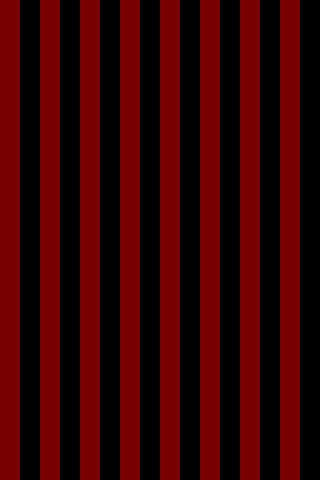

A level layout from a 2D game, rendered from its tile map. Below: a short description, then the map file with tile-grid data replaced by summaries:
An orthogonal 32x48 tile map with 10x10 px tiles, 1 tile layer (Tile Layer 1) and 75 objects.

<map version="1.0" orientation="orthogonal" renderorder="right-down" width="32" height="48" tilewidth="10" tileheight="10" nextobjectid="81">
 <properties>
  <property name="hazard_type" value="bunker" />
  <property name="par" value="3" />
  <property name="target_x" value="15" />
  <property name="target_y" value="8" />
  <property name="tee_x" value="15" />
  <property name="tee_y" value="46" />
  <property name="yards" value="196" />
 </properties>
 <tileset firstgid="1" name="tiles" tilewidth="10" tileheight="10" tilecount="1">
  <image source="tiles.png" width="10" height="10" />
 </tileset>
 <layer name="Tile Layer 1" width="32" height="48" opacity="0.53">
  <data>[1536 cells, 768 non-empty, 1 distinct tile ids]</data>
 </layer>
 <objectgroup name="quads">
  <object id="1" x="100" y="436" width="118" height="58">
   <properties>
    <property name="type" value="fairway" />
   </properties>
  </object>
  <object id="2" x="120.5" y="360.5" width="59.5" height="80">
   <properties>
    <property name="type" value="fairway" />
   </properties>
  </object>
  <object id="3" x="140" y="291.5" width="60.5" height="72">
   <properties>
    <property name="type" value="fairway" />
   </properties>
  </object>
  <object id="4" x="121.5" y="221.5" width="58.5" height="73">
   <properties>
    <property name="type" value="fairway" />
   </properties>
  </object>
  <object id="5" x="100" y="51.5" width="120" height="68.5">
   <properties>
    <property name="type" value="fairway" />
   </properties>
  </object>
  <object id="7" x="121" y="40" width="79.5" height="16">
   <properties>
    <property name="type" value="fairway" />
   </properties>
  </object>
  <object id="8" x="119.5" y="117" width="80.5" height="14">
   <properties>
    <property name="type" value="fairway" />
   </properties>
  </object>
  <object id="13" x="81.3333" y="141.333" width="58.6667" height="40">
   <properties>
    <property name="type" value="bunker" />
   </properties>
  </object>
  <object id="18" x="138" y="132.333" width="62.3333" height="37.3333">
   <properties>
    <property name="type" value="bunker" />
   </properties>
  </object>
  <object id="80" x="120.333" y="181" width="39.3333" height="39.3333">
   <properties>
    <property name="type" value="fairway" />
   </properties>
  </object>
 </objectgroup>
 <objectgroup color="#ffaa00" name="triangles">
  <object id="9" x="198.5" y="118" width="22" height="12.75">
   <properties>
    <property name="omit" value="2" />
    <property name="type" value="fairway" />
   </properties>
  </object>
  <object id="10" x="198.5" y="40.125" width="22" height="12.75">
   <properties>
    <property name="omit" value="3" />
    <property name="type" value="fairway" />
   </properties>
  </object>
  <object id="11" x="100.25" y="40.125" width="22" height="12.75">
   <properties>
    <property name="omit" value="0" />
    <property name="type" value="fairway" />
   </properties>
  </object>
  <object id="12" x="99.25" y="118.125" width="22" height="12.75">
   <properties>
    <property name="omit" value="1" />
    <property name="type" value="fairway" />
   </properties>
  </object>
  <object id="21" x="80.6667" y="131" width="61.6667" height="12.3333">
   <properties>
    <property name="omit" value="0" />
    <property name="type" value="bunker" />
   </properties>
  </object>
 </objectgroup>
 <objectgroup name="waypoints" />
 <objectgroup name="trees">
  <object id="15" x="79.3333" y="310.667" width="12" height="10.6667" />
  <object id="16" x="185.667" y="209" width="12" height="10.6667" />
  <object id="17" x="169.333" y="220.667" width="12" height="10.6667" />
  <object id="23" x="76.3333" y="51.6667" width="12" height="10.6667" />
  <object id="24" x="85" y="22.6667" width="12" height="10.6667" />
  <object id="25" x="108.667" y="17.3333" width="12" height="10.6667" />
  <object id="26" x="128.333" y="27.3333" width="12" height="10.6667" />
  <object id="27" x="149.333" y="33.6667" width="12" height="10.6667" />
  <object id="28" x="169.667" y="30.3333" width="12" height="10.6667" />
  <object id="29" x="151.667" y="17.3333" width="12" height="10.6667" />
  <object id="30" x="193.667" y="32.3333" width="12" height="10.6667" />
  <object id="31" x="214.333" y="33" width="12" height="10.6667" />
  <object id="32" x="225" y="69" width="12" height="10.6667" />
  <object id="33" x="212.667" y="53.3333" width="12" height="10.6667" />
  <object id="34" x="235" y="17" width="12" height="10.6667" />
  <object id="35" x="232.667" y="47.6667" width="12" height="10.6667" />
  <object id="36" x="68.6667" y="77.6667" width="12" height="10.6667" />
  <object id="37" x="92.3333" y="88.3333" width="12" height="10.6667" />
  <object id="38" x="76.3333" y="104.333" width="12" height="10.6667" />
  <object id="39" x="229.333" y="93" width="12" height="10.6667" />
  <object id="40" x="206.333" y="122" width="12" height="10.6667" />
  <object id="41" x="212.667" y="104" width="12" height="10.6667" />
  <object id="42" x="220.667" y="148.333" width="12" height="10.6667" />
  <object id="43" x="188.333" y="175.333" width="12" height="10.6667" />
  <object id="44" x="115.667" y="391" width="12" height="10.6667" />
  <object id="45" x="216" y="397.333" width="12" height="10.6667" />
  <object id="46" x="117.333" y="290.333" width="12" height="10.6667" />
  <object id="47" x="120" y="416.667" width="12" height="10.6667" />
  <object id="48" x="187" y="437.333" width="12" height="10.6667" />
  <object id="49" x="175" y="385.667" width="12" height="10.6667" />
  <object id="50" x="169.667" y="416" width="12" height="10.6667" />
  <object id="51" x="124" y="354.333" width="12" height="10.6667" />
  <object id="52" x="198.667" y="312.667" width="12" height="10.6667" />
  <object id="53" x="133" y="298.333" width="12" height="10.6667" />
  <object id="54" x="196.333" y="339.667" width="12" height="10.6667" />
  <object id="55" x="132.667" y="325.333" width="12" height="10.6667" />
  <object id="56" x="189" y="360" width="12" height="10.6667" />
  <object id="57" x="63.3333" y="167.333" width="12" height="10.6667" />
  <object id="58" x="68" y="227.667" width="12" height="10.6667" />
  <object id="59" x="64" y="185.333" width="12" height="10.6667" />
  <object id="60" x="88.6667" y="196.333" width="12" height="10.6667" />
  <object id="61" x="106.667" y="216.667" width="12" height="10.6667" />
  <object id="62" x="122.667" y="252.667" width="12" height="10.6667" />
  <object id="63" x="79.3333" y="254" width="12" height="10.6667" />
  <object id="64" x="100" y="247.333" width="12" height="10.6667" />
  <object id="65" x="202" y="258.667" width="12" height="10.6667" />
  <object id="66" x="178.667" y="284.667" width="12" height="10.6667" />
  <object id="67" x="192" y="236.667" width="12" height="10.6667" />
  <object id="68" x="123.333" y="432.667" width="12" height="10.6667" />
  <object id="69" x="129.333" y="451.333" width="12" height="10.6667" />
  <object id="70" x="176" y="447.333" width="12" height="10.6667" />
  <object id="71" x="224" y="204.667" width="12" height="10.6667" />
  <object id="72" x="238" y="257.667" width="12" height="10.6667" />
  <object id="73" x="233" y="331.667" width="12" height="10.6667" />
  <object id="74" x="270" y="130.667" width="12" height="10.6667" />
  <object id="75" x="45" y="213.667" width="12" height="10.6667" />
  <object id="76" x="43" y="302.667" width="12" height="10.6667" />
  <object id="77" x="62" y="142.667" width="12" height="10.6667" />
  <object id="78" x="257" y="193.667" width="12" height="10.6667" />
  <object id="79" x="244.667" y="230" width="12" height="10.6667" />
 </objectgroup>
</map>
